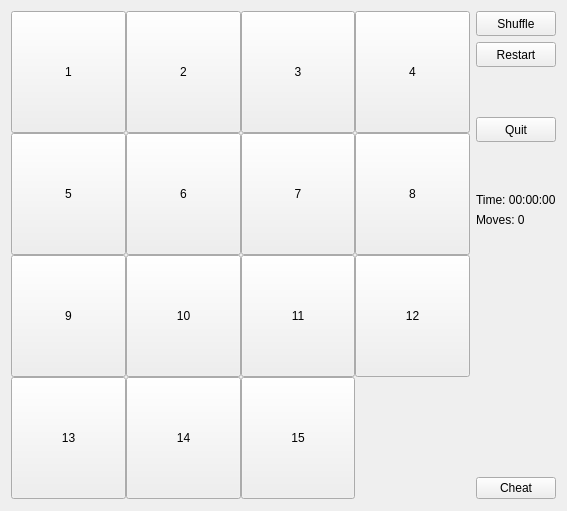
<?xml version="1.0" encoding="UTF-8"?>
<ui version="4.0">
 <class>PuzzleForm</class>
 <widget class="QWidget" name="PuzzleForm">
  <property name="geometry">
   <rect>
    <x>0</x>
    <y>0</y>
    <width>567</width>
    <height>511</height>
   </rect>
  </property>
  <property name="sizePolicy">
   <sizepolicy hsizetype="Preferred" vsizetype="Preferred">
    <horstretch>1</horstretch>
    <verstretch>1</verstretch>
   </sizepolicy>
  </property>
  <property name="windowTitle">
   <string>Form</string>
  </property>
  <layout class="QHBoxLayout" name="horizontalLayout">
   <item>
    <layout class="QGridLayout" name="gridLayout_2" columnstretch="10,0">
     <item row="0" column="1">
      <layout class="QVBoxLayout" name="verticalLayout" stretch="0,0,2,0,2,0,0,11,0">
       <item>
        <widget class="QPushButton" name="buttonShuffle">
         <property name="sizePolicy">
          <sizepolicy hsizetype="Preferred" vsizetype="Preferred">
           <horstretch>1</horstretch>
           <verstretch>0</verstretch>
          </sizepolicy>
         </property>
         <property name="minimumSize">
          <size>
           <width>80</width>
           <height>25</height>
          </size>
         </property>
         <property name="sizeIncrement">
          <size>
           <width>0</width>
           <height>0</height>
          </size>
         </property>
         <property name="baseSize">
          <size>
           <width>0</width>
           <height>0</height>
          </size>
         </property>
         <property name="text">
          <string>Shuffle</string>
         </property>
        </widget>
       </item>
       <item>
        <widget class="QPushButton" name="buttonRestart">
         <property name="sizePolicy">
          <sizepolicy hsizetype="Preferred" vsizetype="Preferred">
           <horstretch>1</horstretch>
           <verstretch>0</verstretch>
          </sizepolicy>
         </property>
         <property name="minimumSize">
          <size>
           <width>80</width>
           <height>25</height>
          </size>
         </property>
         <property name="text">
          <string>Restart</string>
         </property>
        </widget>
       </item>
       <item>
        <spacer name="verticalSpacer_2">
         <property name="orientation">
          <enum>Qt::Vertical</enum>
         </property>
         <property name="sizeType">
          <enum>QSizePolicy::MinimumExpanding</enum>
         </property>
         <property name="sizeHint" stdset="0">
          <size>
           <width>20</width>
           <height>40</height>
          </size>
         </property>
        </spacer>
       </item>
       <item>
        <widget class="QPushButton" name="buttonQuit">
         <property name="sizePolicy">
          <sizepolicy hsizetype="Preferred" vsizetype="Preferred">
           <horstretch>1</horstretch>
           <verstretch>0</verstretch>
          </sizepolicy>
         </property>
         <property name="minimumSize">
          <size>
           <width>80</width>
           <height>25</height>
          </size>
         </property>
         <property name="text">
          <string>Quit</string>
         </property>
        </widget>
       </item>
       <item>
        <spacer name="spacer">
         <property name="orientation">
          <enum>Qt::Vertical</enum>
         </property>
         <property name="sizeType">
          <enum>QSizePolicy::MinimumExpanding</enum>
         </property>
         <property name="sizeHint" stdset="0">
          <size>
           <width>20</width>
           <height>40</height>
          </size>
         </property>
        </spacer>
       </item>
       <item>
        <widget class="QLabel" name="lableElapsedTime">
         <property name="text">
          <string>Time: 00:00:00</string>
         </property>
        </widget>
       </item>
       <item>
        <widget class="QLabel" name="labelMoves">
         <property name="text">
          <string>Moves: 0</string>
         </property>
        </widget>
       </item>
       <item>
        <spacer name="verticalSpacer">
         <property name="orientation">
          <enum>Qt::Vertical</enum>
         </property>
         <property name="sizeType">
          <enum>QSizePolicy::Expanding</enum>
         </property>
         <property name="sizeHint" stdset="0">
          <size>
           <width>20</width>
           <height>40</height>
          </size>
         </property>
        </spacer>
       </item>
       <item>
        <widget class="QPushButton" name="buttonCheat">
         <property name="text">
          <string>Cheat</string>
         </property>
        </widget>
       </item>
      </layout>
     </item>
     <item row="1" column="0">
      <spacer name="verticalSpacer_3">
       <property name="orientation">
        <enum>Qt::Vertical</enum>
       </property>
       <property name="sizeType">
        <enum>QSizePolicy::Fixed</enum>
       </property>
       <property name="sizeHint" stdset="0">
        <size>
         <width>1</width>
         <height>1</height>
        </size>
       </property>
      </spacer>
     </item>
     <item row="1" column="1">
      <spacer name="verticalSpacer_4">
       <property name="orientation">
        <enum>Qt::Vertical</enum>
       </property>
       <property name="sizeType">
        <enum>QSizePolicy::Fixed</enum>
       </property>
       <property name="sizeHint" stdset="0">
        <size>
         <width>1</width>
         <height>1</height>
        </size>
       </property>
      </spacer>
     </item>
     <item row="0" column="0">
      <layout class="QGridLayout" name="gridLayout" rowstretch="1,1,1,1" columnstretch="1,1,1,1">
       <property name="sizeConstraint">
        <enum>QLayout::SetDefaultConstraint</enum>
       </property>
       <property name="leftMargin">
        <number>0</number>
       </property>
       <property name="topMargin">
        <number>0</number>
       </property>
       <property name="rightMargin">
        <number>0</number>
       </property>
       <property name="bottomMargin">
        <number>0</number>
       </property>
       <property name="spacing">
        <number>0</number>
       </property>
       <item row="0" column="0">
        <widget class="QPushButton" name="pushButton">
         <property name="sizePolicy">
          <sizepolicy hsizetype="Fixed" vsizetype="Fixed">
           <horstretch>0</horstretch>
           <verstretch>0</verstretch>
          </sizepolicy>
         </property>
         <property name="minimumSize">
          <size>
           <width>70</width>
           <height>70</height>
          </size>
         </property>
         <property name="maximumSize">
          <size>
           <width>7000</width>
           <height>7000</height>
          </size>
         </property>
         <property name="sizeIncrement">
          <size>
           <width>1</width>
           <height>1</height>
          </size>
         </property>
         <property name="text">
          <string>1</string>
         </property>
         <attribute name="buttonGroup">
          <string notr="true">buttonGroup</string>
         </attribute>
        </widget>
       </item>
       <item row="0" column="1">
        <widget class="QPushButton" name="pushButton_2">
         <property name="sizePolicy">
          <sizepolicy hsizetype="Fixed" vsizetype="Fixed">
           <horstretch>0</horstretch>
           <verstretch>0</verstretch>
          </sizepolicy>
         </property>
         <property name="minimumSize">
          <size>
           <width>70</width>
           <height>70</height>
          </size>
         </property>
         <property name="maximumSize">
          <size>
           <width>7000</width>
           <height>7000</height>
          </size>
         </property>
         <property name="sizeIncrement">
          <size>
           <width>1</width>
           <height>1</height>
          </size>
         </property>
         <property name="text">
          <string>2</string>
         </property>
         <property name="flat">
          <bool>false</bool>
         </property>
         <attribute name="buttonGroup">
          <string notr="true">buttonGroup</string>
         </attribute>
        </widget>
       </item>
       <item row="0" column="2">
        <widget class="QPushButton" name="pushButton_3">
         <property name="sizePolicy">
          <sizepolicy hsizetype="Fixed" vsizetype="Fixed">
           <horstretch>0</horstretch>
           <verstretch>0</verstretch>
          </sizepolicy>
         </property>
         <property name="minimumSize">
          <size>
           <width>70</width>
           <height>70</height>
          </size>
         </property>
         <property name="maximumSize">
          <size>
           <width>7000</width>
           <height>7000</height>
          </size>
         </property>
         <property name="sizeIncrement">
          <size>
           <width>1</width>
           <height>1</height>
          </size>
         </property>
         <property name="text">
          <string>3</string>
         </property>
         <attribute name="buttonGroup">
          <string notr="true">buttonGroup</string>
         </attribute>
        </widget>
       </item>
       <item row="0" column="3">
        <widget class="QPushButton" name="pushButton_4">
         <property name="sizePolicy">
          <sizepolicy hsizetype="Fixed" vsizetype="Fixed">
           <horstretch>0</horstretch>
           <verstretch>0</verstretch>
          </sizepolicy>
         </property>
         <property name="minimumSize">
          <size>
           <width>70</width>
           <height>70</height>
          </size>
         </property>
         <property name="maximumSize">
          <size>
           <width>7000</width>
           <height>7000</height>
          </size>
         </property>
         <property name="sizeIncrement">
          <size>
           <width>1</width>
           <height>1</height>
          </size>
         </property>
         <property name="text">
          <string>4</string>
         </property>
         <attribute name="buttonGroup">
          <string notr="true">buttonGroup</string>
         </attribute>
        </widget>
       </item>
       <item row="1" column="0">
        <widget class="QPushButton" name="pushButton_5">
         <property name="sizePolicy">
          <sizepolicy hsizetype="Fixed" vsizetype="Fixed">
           <horstretch>0</horstretch>
           <verstretch>0</verstretch>
          </sizepolicy>
         </property>
         <property name="minimumSize">
          <size>
           <width>70</width>
           <height>70</height>
          </size>
         </property>
         <property name="maximumSize">
          <size>
           <width>7000</width>
           <height>7000</height>
          </size>
         </property>
         <property name="sizeIncrement">
          <size>
           <width>1</width>
           <height>1</height>
          </size>
         </property>
         <property name="text">
          <string>5</string>
         </property>
         <attribute name="buttonGroup">
          <string notr="true">buttonGroup</string>
         </attribute>
        </widget>
       </item>
       <item row="1" column="1">
        <widget class="QPushButton" name="pushButton_6">
         <property name="sizePolicy">
          <sizepolicy hsizetype="Fixed" vsizetype="Fixed">
           <horstretch>0</horstretch>
           <verstretch>0</verstretch>
          </sizepolicy>
         </property>
         <property name="minimumSize">
          <size>
           <width>70</width>
           <height>70</height>
          </size>
         </property>
         <property name="maximumSize">
          <size>
           <width>7000</width>
           <height>7000</height>
          </size>
         </property>
         <property name="sizeIncrement">
          <size>
           <width>1</width>
           <height>1</height>
          </size>
         </property>
         <property name="baseSize">
          <size>
           <width>0</width>
           <height>0</height>
          </size>
         </property>
         <property name="text">
          <string>6</string>
         </property>
         <attribute name="buttonGroup">
          <string notr="true">buttonGroup</string>
         </attribute>
        </widget>
       </item>
       <item row="1" column="2">
        <widget class="QPushButton" name="pushButton_7">
         <property name="enabled">
          <bool>true</bool>
         </property>
         <property name="sizePolicy">
          <sizepolicy hsizetype="Fixed" vsizetype="Fixed">
           <horstretch>0</horstretch>
           <verstretch>0</verstretch>
          </sizepolicy>
         </property>
         <property name="minimumSize">
          <size>
           <width>70</width>
           <height>70</height>
          </size>
         </property>
         <property name="maximumSize">
          <size>
           <width>7000</width>
           <height>7000</height>
          </size>
         </property>
         <property name="sizeIncrement">
          <size>
           <width>1</width>
           <height>1</height>
          </size>
         </property>
         <property name="text">
          <string>7</string>
         </property>
         <attribute name="buttonGroup">
          <string notr="true">buttonGroup</string>
         </attribute>
        </widget>
       </item>
       <item row="1" column="3">
        <widget class="QPushButton" name="pushButton_8">
         <property name="sizePolicy">
          <sizepolicy hsizetype="Fixed" vsizetype="Fixed">
           <horstretch>0</horstretch>
           <verstretch>0</verstretch>
          </sizepolicy>
         </property>
         <property name="minimumSize">
          <size>
           <width>70</width>
           <height>70</height>
          </size>
         </property>
         <property name="maximumSize">
          <size>
           <width>7000</width>
           <height>7000</height>
          </size>
         </property>
         <property name="sizeIncrement">
          <size>
           <width>1</width>
           <height>1</height>
          </size>
         </property>
         <property name="text">
          <string>8</string>
         </property>
         <attribute name="buttonGroup">
          <string notr="true">buttonGroup</string>
         </attribute>
        </widget>
       </item>
       <item row="2" column="0">
        <widget class="QPushButton" name="pushButton_9">
         <property name="sizePolicy">
          <sizepolicy hsizetype="Fixed" vsizetype="Fixed">
           <horstretch>0</horstretch>
           <verstretch>0</verstretch>
          </sizepolicy>
         </property>
         <property name="minimumSize">
          <size>
           <width>70</width>
           <height>70</height>
          </size>
         </property>
         <property name="maximumSize">
          <size>
           <width>7000</width>
           <height>7000</height>
          </size>
         </property>
         <property name="sizeIncrement">
          <size>
           <width>1</width>
           <height>1</height>
          </size>
         </property>
         <property name="text">
          <string>9</string>
         </property>
         <attribute name="buttonGroup">
          <string notr="true">buttonGroup</string>
         </attribute>
        </widget>
       </item>
       <item row="2" column="1">
        <widget class="QPushButton" name="pushButton_10">
         <property name="sizePolicy">
          <sizepolicy hsizetype="Fixed" vsizetype="Fixed">
           <horstretch>0</horstretch>
           <verstretch>0</verstretch>
          </sizepolicy>
         </property>
         <property name="minimumSize">
          <size>
           <width>70</width>
           <height>70</height>
          </size>
         </property>
         <property name="maximumSize">
          <size>
           <width>7000</width>
           <height>7000</height>
          </size>
         </property>
         <property name="sizeIncrement">
          <size>
           <width>1</width>
           <height>1</height>
          </size>
         </property>
         <property name="text">
          <string>10</string>
         </property>
         <attribute name="buttonGroup">
          <string notr="true">buttonGroup</string>
         </attribute>
        </widget>
       </item>
       <item row="2" column="2">
        <widget class="QPushButton" name="pushButton_11">
         <property name="sizePolicy">
          <sizepolicy hsizetype="Fixed" vsizetype="Fixed">
           <horstretch>0</horstretch>
           <verstretch>0</verstretch>
          </sizepolicy>
         </property>
         <property name="minimumSize">
          <size>
           <width>70</width>
           <height>70</height>
          </size>
         </property>
         <property name="maximumSize">
          <size>
           <width>7000</width>
           <height>7000</height>
          </size>
         </property>
         <property name="sizeIncrement">
          <size>
           <width>1</width>
           <height>1</height>
          </size>
         </property>
         <property name="text">
          <string>11</string>
         </property>
         <attribute name="buttonGroup">
          <string notr="true">buttonGroup</string>
         </attribute>
        </widget>
       </item>
       <item row="2" column="3">
        <widget class="QPushButton" name="pushButton_12">
         <property name="sizePolicy">
          <sizepolicy hsizetype="Fixed" vsizetype="Fixed">
           <horstretch>0</horstretch>
           <verstretch>0</verstretch>
          </sizepolicy>
         </property>
         <property name="minimumSize">
          <size>
           <width>70</width>
           <height>70</height>
          </size>
         </property>
         <property name="maximumSize">
          <size>
           <width>7000</width>
           <height>7000</height>
          </size>
         </property>
         <property name="sizeIncrement">
          <size>
           <width>1</width>
           <height>1</height>
          </size>
         </property>
         <property name="text">
          <string>12</string>
         </property>
         <attribute name="buttonGroup">
          <string notr="true">buttonGroup</string>
         </attribute>
        </widget>
       </item>
       <item row="3" column="0">
        <widget class="QPushButton" name="pushButton_13">
         <property name="sizePolicy">
          <sizepolicy hsizetype="Fixed" vsizetype="Fixed">
           <horstretch>0</horstretch>
           <verstretch>0</verstretch>
          </sizepolicy>
         </property>
         <property name="minimumSize">
          <size>
           <width>70</width>
           <height>70</height>
          </size>
         </property>
         <property name="maximumSize">
          <size>
           <width>7000</width>
           <height>7000</height>
          </size>
         </property>
         <property name="sizeIncrement">
          <size>
           <width>1</width>
           <height>1</height>
          </size>
         </property>
         <property name="text">
          <string>13</string>
         </property>
         <attribute name="buttonGroup">
          <string notr="true">buttonGroup</string>
         </attribute>
        </widget>
       </item>
       <item row="3" column="1">
        <widget class="QPushButton" name="pushButton_14">
         <property name="sizePolicy">
          <sizepolicy hsizetype="Fixed" vsizetype="Fixed">
           <horstretch>0</horstretch>
           <verstretch>0</verstretch>
          </sizepolicy>
         </property>
         <property name="minimumSize">
          <size>
           <width>70</width>
           <height>70</height>
          </size>
         </property>
         <property name="maximumSize">
          <size>
           <width>7000</width>
           <height>7000</height>
          </size>
         </property>
         <property name="sizeIncrement">
          <size>
           <width>1</width>
           <height>1</height>
          </size>
         </property>
         <property name="text">
          <string>14</string>
         </property>
         <attribute name="buttonGroup">
          <string notr="true">buttonGroup</string>
         </attribute>
        </widget>
       </item>
       <item row="3" column="2">
        <widget class="QPushButton" name="pushButton_15">
         <property name="sizePolicy">
          <sizepolicy hsizetype="Fixed" vsizetype="Fixed">
           <horstretch>0</horstretch>
           <verstretch>0</verstretch>
          </sizepolicy>
         </property>
         <property name="minimumSize">
          <size>
           <width>70</width>
           <height>70</height>
          </size>
         </property>
         <property name="maximumSize">
          <size>
           <width>7000</width>
           <height>7000</height>
          </size>
         </property>
         <property name="sizeIncrement">
          <size>
           <width>1</width>
           <height>1</height>
          </size>
         </property>
         <property name="text">
          <string>15</string>
         </property>
         <attribute name="buttonGroup">
          <string notr="true">buttonGroup</string>
         </attribute>
        </widget>
       </item>
      </layout>
     </item>
    </layout>
   </item>
  </layout>
 </widget>
 <resources/>
 <connections/>
 <buttongroups>
  <buttongroup name="buttonGroup"/>
 </buttongroups>
</ui>
